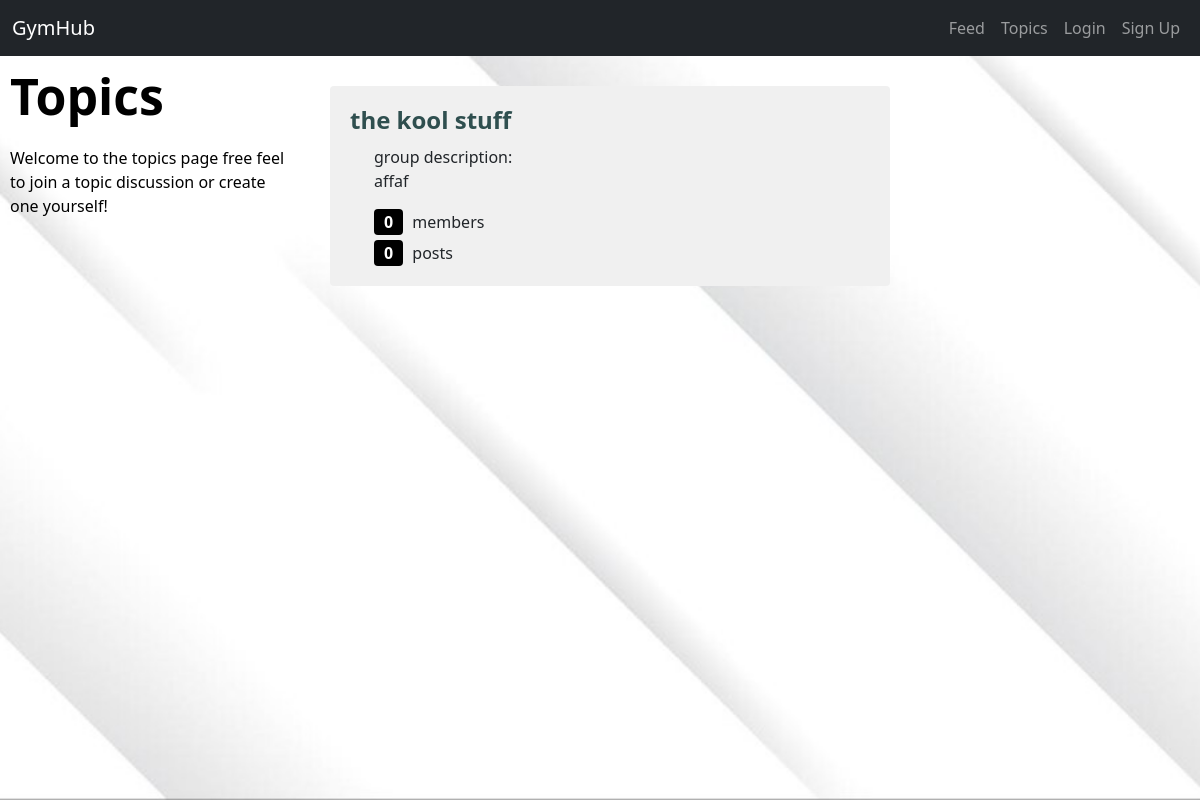
The app's page /groups/, older data.
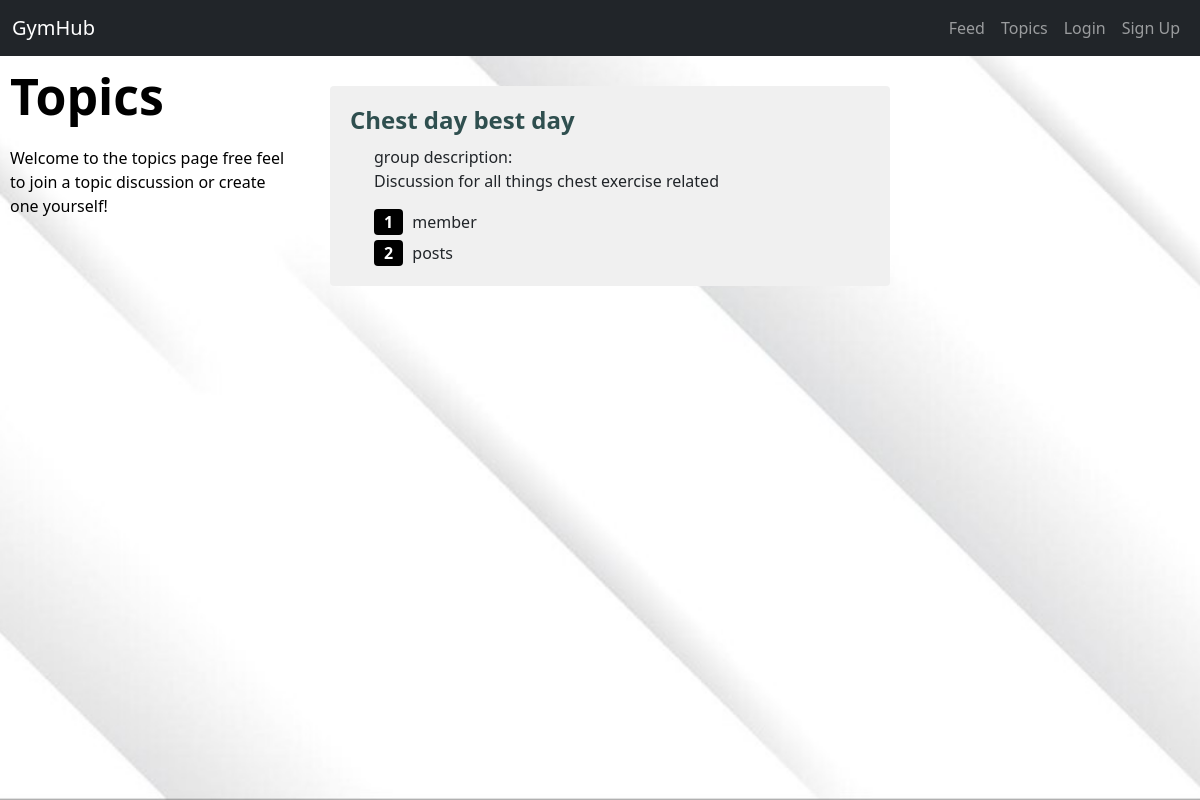
The same page, newer data.
### groups/models.py (models this page shows, shortened)
class Group(models.Model):
    name = models.CharField(max_length=255, unique=True)
    slug = models.SlugField(allow_unicode=True, unique=True)
    description = models.TextField(blank=True, default='')
    description_html = models.TextField(editable=False, default='', blank=True)
    members = models.ManyToManyField(User, through='GroupMember')
    class Meta:
        ordering = ['name']

### groups/views.py (the view)
# urls.py: path('', views.ListGroups.as_view(), name='all'),
class ListGroups(generic.ListView):
    model = Group

### groups/templates/groups/group_list.html (shortened to what this page needs)
{% extends 'groups/group_base.html' %}
{% load static %}
{% block pregroup %}
{% block extra_css %}
<link rel="stylesheet" type="text/css" href="{% static 'css/grouplist.css' %}">
{% endblock %}
<div class="col-md-3">
	<div class="content">
		<h2>Topics</h2>
		<div>Welcome to the topics page free feel to join a topic discussion or create one yourself!</div>
	</div>
</div>
{% endblock %}
{% block group_content %}
<div class="col-md-7">
	<div class="list-group">
		{% for group in object_list %}
		<a class="list-group-item" href="{% url 'groups:single' slug=group.slug %}"><h3 class="title list-group-item-heading">{{group.name}}</h3>
			<div class="list-group-item-text container-fluid">
				group description:{{ group.description_html|safe}}
				<div class='row'>
					<div class="col-md-4" style="margin-bottom: 5px;">
						<span class="badge">{{group.members.count}}</span>
						member{{group.members.count|pluralize}}
					</div>
					<div class="cold-md-4">
						<span class="badge">{{group.posts.count}}</span>
						post{{group.posts.count|pluralize}}
					</div>
				</div>
			</div>
		</a>
		{% endfor %}
	</div>
</div>
{% endblock %}

### groups/templates/groups/group_base.html (shortened to what this page needs)
{% extends 'base.html' %}
{% block content %}
<div class="grp_content">
	<div class="row">
	{% block pregroup %}{% endblock %}
	{% block group_content %}{% endblock %}
	</div>
</div>
{% endblock %}

### templates/base.html (shortened to what this page needs)
<!doctype html>
{% load static %}
<html>
	<head>
		<link href="https://cdn.jsdelivr.net/npm/bootstrap@5.0.2/dist/css/bootstrap.min.css" rel="stylesheet">
		<link rel="stylesheet" href="{% static 'css/master.css' %}">
	</head>
	<body>
		<div class="background-overlay"></div>
		<nav class="navbar navbar-expand-sm bg-dark navbar-dark">
		<div class="container-fluid">
		<a class="navbar-brand" href="{% url 'home' %}">GymHub</a>
		<ul class="nav navbar-nav navbar-right">
			{% if user.is_authenticated %}
			<li class="nav-item">
				<a class="nav-link" href="{% url 'posts:all' %}">Feed</a>
			</li>
			<li class="nav-item">
			<a class="nav-link posts" href="{% url 'posts:create' %}"> Create Post</a>
			</li>
			<li class="nav-item">
			<a class="nav-link" href="{% url 'groups:all' %}">Topics</a>
			</li>
			<li class="nav-item">
			<a class="nav-link topic" href="{% url 'groups:create'%}">Create Topic</a>
			</li>
			<li class="nav-item">
			<a class="nav-link" href="{% url 'accounts:logout' %}">Logout</a>
			</li>
			{% else %}
			<li class="nav-item">
				<a class="nav-link" href="{% url 'posts:all' %}">Feed</a>
			</li>
			<li class="nav-item">
			<a class="nav-link" href="{% url 'groups:all' %}">Topics</a>
			</li>
			<li class="nav-item">
			<a class="nav-link" href="{% url 'accounts:login' %}"><span class="glyphicon glyphicon-log-in" >Login</span> </a>
			</li>
			<li class="nav-item">
			<a class="nav-link" href="{% url 'accounts:signup' %}"> Sign Up</a>
			</li>
			{% endif %}
		</ul>
		</div>
		</nav>
			{% block content%}{% endblock %}
	</body>
</html>

### static/css/master.css (style rules this page uses)
.background-overlay { background-image: url(texture.jpg); background-position: center; position: fixed; background-size:cover; width: 100%; height: 100%; z-index: -1; }
a { color: #007bff; text-decoration: none; }
.navbar { background-color: #343a40; border-radius: 0; border: none; margin-bottom: 0; }

### static/css/grouplist.css (style rules this page uses)
.list-group { width: 50vw; margin-top: 10px; padding: 20px; }
.list-group-item { background-color: #F0F0F0; border: none; border-radius: 0; margin-bottom: 10px; padding: 20px; }
.list-group-item-heading { color: #2F4F4F; font-size: 24px; font-weight: bold; margin-bottom: 10px; }
.list-group-item-text { font-size: 16px; line-height: 1.5; }
.badge { background-color: black; font-size: 16px; font-weight: bold; margin-right: 5px; padding: 5px 10px; }
.content h2 { color: black; font-size: 50px; font-weight: bold; margin-bottom: 20px; }
.col-md-3 { margin-top: 10px; color: black; margin-left: 10px; }

### groups/templates/groups/group_base.html (style rules this page uses)
.grp_content { max-width:98vw; }

Row changes from the older to the newer data that the page shows:
removed Group: name "the kool stuff", description_html "affaf", members.count "0", posts.count "0"
added Group: name "Chest day best day", description_html "Discussion for all things chest exercise related", members.count "1", posts.count "2"
